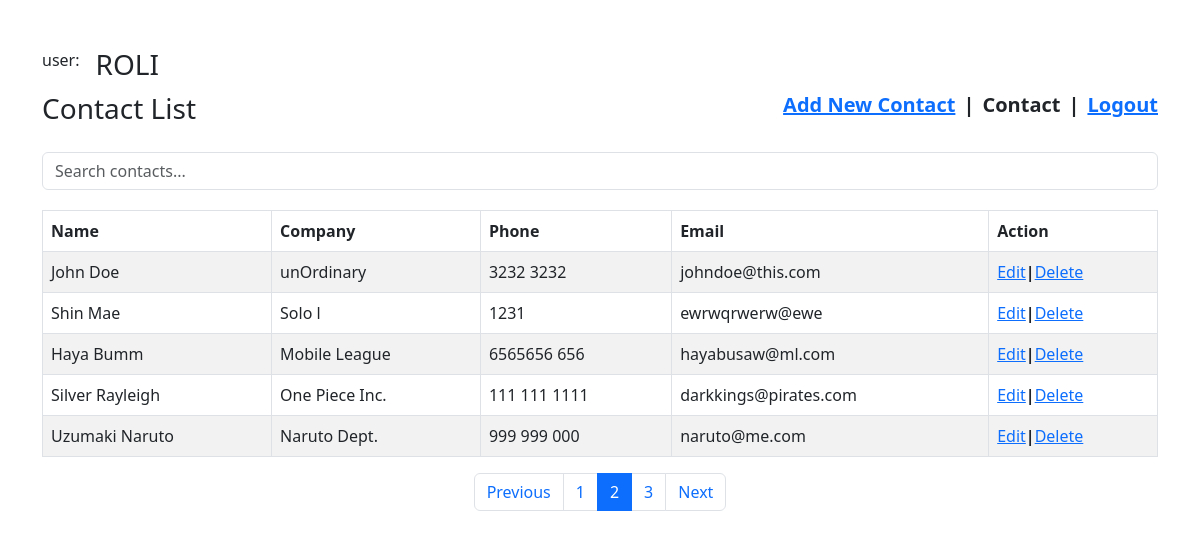
The page /contact/index.php?page=2 (signed in) on the database its author committed.
### tables this page shows
CREATE TABLE `user` (
  `id` int(11) NOT NULL,
  `name` varchar(255) NOT NULL,
  `email` varchar(255) NOT NULL,
  `password` varchar(255) NOT NULL
);

CREATE TABLE `contact` (
  `id` int(11) NOT NULL,
  `name` varchar(255) NOT NULL,
  `phone` varchar(255) NOT NULL,
  `company` varchar(255) NOT NULL,
  `email` varchar(255) NOT NULL,
  `user_id` int(11) NOT NULL
);

### contact/index.php (the view, shortened to what this page needs)
<?php
include "../db_conn.php";
$user_id = $_SESSION['user_id'];
$sqlUser = "SELECT name FROM `user` WHERE id = $user_id";
$resultUser = mysqli_query($conn, $sqlUser);
$user = mysqli_fetch_assoc($resultUser);
?>
<!DOCTYPE html>
<html lang="en">
<head>
    <link href="https://cdn.jsdelivr.net/npm/bootstrap@5.3.0/dist/css/bootstrap.min.css" rel="stylesheet">
</head>
<body>
    <div class="container mt-5">
        <div class="d-flex gap-3 ">
            user: <h3 class="text-uppercase"> <?php echo $user['name'] ?> </h3>
        </div>
        <div class="d-flex justify-content-between align-items-center mb-3">
            <h3>Contact List</h3>
            <div class="d-flex fs-5 gap-2 fw-bold">
                <a href="addContact.php">Add New Contact</a>
                <span class="font-weight-bold">|</span>
                <p>Contact</p>
                <span>|</span>
                <a href="../logout.php">Logout</a>
            </div>
        </div>
        <input type="text" id="searchInput" class="form-control" placeholder="Search contacts...">
        <table class="table table-bordered table-striped">
            <thead>
                <tr>
                    <th>Name</th>
                    <th>Company</th>
                    <th>Phone</th>
                    <th>Email</th>
                    <th>Action</th>
                </tr>
            </thead>
            <tbody id="contactTableBody">
                <?php
                include "../db_conn.php";
                $limit = 5;
                $page = isset($_GET['page']) ? (int)$_GET['page'] : 1;
                $offset = ($page - 1) * $limit;
                $sqlTotal = "SELECT COUNT(*) FROM `contact` WHERE `user_id` = ?";
                if ($stmt = mysqli_prepare($conn, $sqlTotal)) {
                    mysqli_stmt_bind_param($stmt, "i", $_SESSION['user_id']);
                    mysqli_stmt_execute($stmt);
                    mysqli_stmt_bind_result($stmt, $totalRows);
                }
                $sql = "SELECT * FROM `contact` WHERE `user_id` = ? LIMIT ? OFFSET ?";
                if ($stmt = mysqli_prepare($conn, $sql)) {
                    mysqli_stmt_bind_param($stmt, "iii", $_SESSION['user_id'], $limit, $offset);
                    mysqli_stmt_execute($stmt);
                    $result = mysqli_stmt_get_result($stmt);
                    if (mysqli_num_rows($result) > 0) {
                        while ($row = mysqli_fetch_assoc($result)) {
                            echo '<tr>';
                            echo '<td>' . htmlspecialchars($row['name']) . '</td>';
                            echo '<td>' . htmlspecialchars($row['company']) . '</td>';
                            echo '<td>' . htmlspecialchars($row['phone']) . '</td>';
                            echo '<td>' . htmlspecialchars($row['email']) . '</td>';
                            echo '<td>';
                            echo '<a href="editContact.php?id=' . htmlspecialchars($row['id']) . '">Edit</a>';
                            echo '<span class="fw-bold">|</span>';
                            echo '<a href="deleteContact.php?id=' . htmlspecialchars($row['id']) . '" onclick="return confirm(\'Are you sure you want to delete this contact?\')">Delete</a>';
                            echo '</td>';
                            echo '</tr>';
                        }
                    } else {
                        echo '<tr><td colspan="5" class="text-center">No contacts found</td></tr>';
                    }
                }
                ?>
            </tbody>
        </table>
        <nav aria-label="Page navigation" class="d-flex justify-content-center">
            <ul class="pagination">
                <?php
                $totalPages = ceil($totalRows / $limit);
                if ($page > 1) {
                    echo '<li class="page-item"><a class="page-link" href="?page=' . ($page - 1) . '">Previous</a></li>';
                }
                for ($i = 1; $i <= $totalPages; $i++) {
                    $active = ($i === $page) ? ' active' : '';
                    echo '<li class="page-item' . $active . '"><a class="page-link" href="?page=' . $i . '">' . $i . '</a></li>';
                }
                if ($page < $totalPages) {
                    echo '<li class="page-item"><a class="page-link" href="?page=' . ($page + 1) . '">Next</a></li>';
                }
                ?>
            </ul>
        </nav>
    </div>
</body>
</html>

### contact/index.php (style rules this page uses)
#searchInput { margin-bottom: 20px; }

### rows shown on the page
user: name "ROLI"
contact: name "John Doe", company "unOrdinary", phone "3232 3232", email "johndoe@this.com"
contact: name "Shin Mae", company "Solo l", phone "1231", email "ewrwqrwerw@ewe"
contact: name "Haya Bumm", company "Mobile League", phone "6565656 656", email "hayabusaw@ml.com"
contact: name "Silver Rayleigh", company "One Piece Inc.", phone "111 111 1111", email "darkkings@pirates.com"
contact: name "Uzumaki Naruto", company "Naruto Dept.", phone "999 999 000", email "naruto@me.com"
